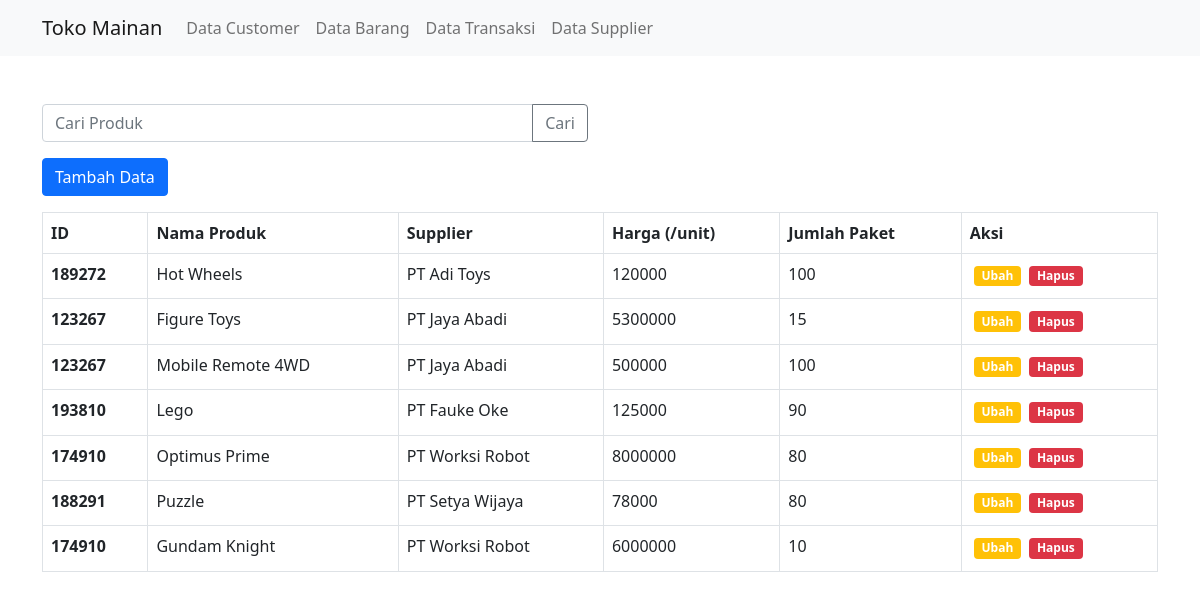
Page /public/Barang on the committed database.
### tables this page shows
CREATE TABLE `tbl_product` (
  `id` int(10) NOT NULL,
  `prod_name` varchar(50) NOT NULL,
  `supplier_id` int(10) NOT NULL,
  `unit_price` int(10) NOT NULL,
  `package` int(10) NOT NULL
);

CREATE TABLE `tbl_supplier` (
  `id` int(10) NOT NULL,
  `companyName` varchar(20) NOT NULL,
  `city` varchar(10) NOT NULL,
  `country` varchar(10) NOT NULL,
  `phone` varchar(13) NOT NULL
);

### app/core/Controller.php (called while the page is built, shortened)
<?php
class Controller{
    public function view($view,$data=[]){
        require_once '../app/views/'.$view.'.php';
    }
    public function model($model){
        return new $model;
    }
}

### app/controllers/Barang.php (called while the page is built, shortened)
<?php
class Barang extends Controller{
    public function index(){
         $data['title'] = 'Barang';
         $data['produk'] = $this->model("ModelBarang")->getAllProduct();
         $data['supplier'] = $this->model("ModelBarang")->getAllSupplier();
         $this->view('templates/header',$data);
         $this->view('barang/index',$data);
         $this->view('templates/footer');
    }
}

### app/core/App.php (called while the page is built, shortened)
<?php
class App
{
    protected $method = 'index';
    protected $params = [];
    public function __construct()
    {
        $this->controller = new $this->controller;
        call_user_func_array([$this->controller,$this->method],$this->params);
    }
}

### public/index.php (called while the page is built, shortened)
<?php
$app = new App;

### app/core/Database.php (called while the page is built, shortened)
<?php
class Database
{
    private $host = DB_HOST;
    private $user = DB_USER;
    private $pass = DB_PASS;
    private $db_name = DB_NAME;
    private $dbh;
    private $stmt;
    public function __construct()
    {
        $dsn = "mysql:host=$this->host;dbname=$this->db_name";
        $option = [
            PDO::ATTR_PERSISTENT => true,
            PDo::ATTR_ERRMODE => PDO::ERRMODE_EXCEPTION
        ];
        try {
            $this->dbh = new PDO($dsn, $this->user, $this->pass,$option);
        } catch (PDOException $e) {
            die($e->getMessage());
        }
    }
    public function query($query){
        $this->stmt = $this->dbh->prepare($query);
    }
    public function execute(){
        $this->stmt->execute();
    }
    public function resultSet(){
        $this->execute();
        return $this->stmt->fetchAll(PDO::FETCH_ASSOC);
    }
}

### app/models/ModelBarang.php (called while the page is built, shortened)
<?php
class ModelBarang{
    private $table = "tbl_product";
    private $tableJoin = "tbl_supplier";
    private $db;
    public function __construct()
    {
        $this->db = new Database;
    }
    public function getAllProduct(){
        $query = "SELECT * FROM $this->table JOIN $this->tableJoin ON $this->table.supplier_id=$this->tableJoin.id";
        $this->db->query($query);
        return $this->db->resultSet();
    }
    public function getAllSupplier(){
        $query = "SELECT * FROM $this->tableJoin";
        $this->db->query($query);
        return $this->db->resultSet();
    }
}

### app/views/barang/index.php (the view, shortened to what this page needs)
<div class="container mt-5">
    <div class="row mb-3">
        <div class="col-lg-6">
            <form action="<?= BASEURL; ?>Customer/search" method="POST">
                <div class="input-group">
                    <input type="text" class="form-control" placeholder="Cari Produk" name="keyword" id="keyword" autocomplete="off">
                    <button class="btn btn-outline-secondary" type="submit" id="tombolcari">Cari</button>
                </div>
            </form>
        </div>
    </div>
    <div class="row mb-3">
        <div class="col-lg-6">
            <button type="button" class="btn btn-primary tambahData" data-bs-toggle="modal" data-bs-target="#formModal">
                Tambah Data
            </button>
        </div>
    </div>
    <table class="table table-bordered mb-5">
        <thead>
            <tr>
                <th scope="col">ID</th>
                <th scope="col">Nama Produk</th>
                <th scope="col">Supplier</th>
                <th scope="col">Harga (/unit)</th>
                <th scope="col">Jumlah Paket</th>
                <th scope="col">Aksi</th>
            </tr>
        </thead>
        <tbody>
            <?php
            foreach ($data['produk'] as $produk) :
            ?>
                <tr>
                    <th scope="row"><?= $produk['id']; ?></th>
                    <td><?= $produk['prod_name']; ?></td>
                    <td><?= $produk['companyName']; ?></td>
                    <td><?= $produk['unit_price']; ?></td>
                    <td><?= $produk['package']; ?></td>
                    <td>
                        <a href="<?= BASEURL; ?>Product/update/<?= $produk['id']; ?>" class="badge bg-warning float-start m-lg-1 tampilModalUpdate" data-bs-toggle="modal" data-bs-target="#formModal" data-id="<?= $produk['id'] ?>" style="text-decoration: none;">Ubah</a>
                        <a href="<?= BASEURL; ?>Product/delete/<?= $produk['id']; ?>" class="badge bg-danger float-start m-lg-1" style="text-decoration: none;" onclick="return confirm('Ingin dihapus ?');">Hapus</a>
                    </td>
                </tr>
            <?php endforeach ?>
        </tbody>
    </table>
</div>

### app/views/templates/header.php (shortened to what this page needs)
<!DOCTYPE html>
<html lang="en">
<head>
  <link href="<?= BASEURL; ?>/css/bootstrap.css" rel="stylesheet">
</head>
<body>
  <nav class="navbar navbar-expand-lg navbar-light bg-light">
    <div class="container">
      <a class="navbar-brand" href="<?= BASEURL ?>">Toko Mainan</a>
      <div class="collapse navbar-collapse" id="navbarNavAltMarkup">
        <div class="navbar-nav">
          <a class="nav-link" href="<?= BASEURL ?>Customer">Data Customer</a>
          <a class="nav-link" href="<?= BASEURL ?>Barang">Data Barang</a>
          <a class="nav-link" href="<?= BASEURL ?>Transaksi">Data Transaksi</a>
          <a class="nav-link" href="<?= BASEURL ?>Supplier">Data Supplier</a>
        </div>
      </div>
    </div>
  </nav>

### app/views/templates/footer.php (shortened to what this page needs)
</body>
</html>

### rows in the picture
tbl_product: supplier "189272", prod_name "Hot Wheels", supplier.companyName "PT Adi Toys", unit_price "120000", package "100"
tbl_product: supplier "123267", prod_name "Figure Toys", supplier.companyName "PT Jaya Abadi", unit_price "5300000", package "15"
tbl_product: supplier "123267", prod_name "Mobile Remote 4WD", supplier.companyName "PT Jaya Abadi", unit_price "500000", package "100"
tbl_product: supplier "193810", prod_name "Lego", supplier.companyName "PT Fauke Oke", unit_price "125000", package "90"
tbl_product: supplier "174910", prod_name "Optimus Prime", supplier.companyName "PT Worksi Robot", unit_price "8000000", package "80"
tbl_product: supplier "188291", prod_name "Puzzle", supplier.companyName "PT Setya Wijaya", unit_price "78000", package "80"
tbl_product: supplier "174910", prod_name "Gundam Knight", supplier.companyName "PT Worksi Robot", unit_price "6000000", package "10"
